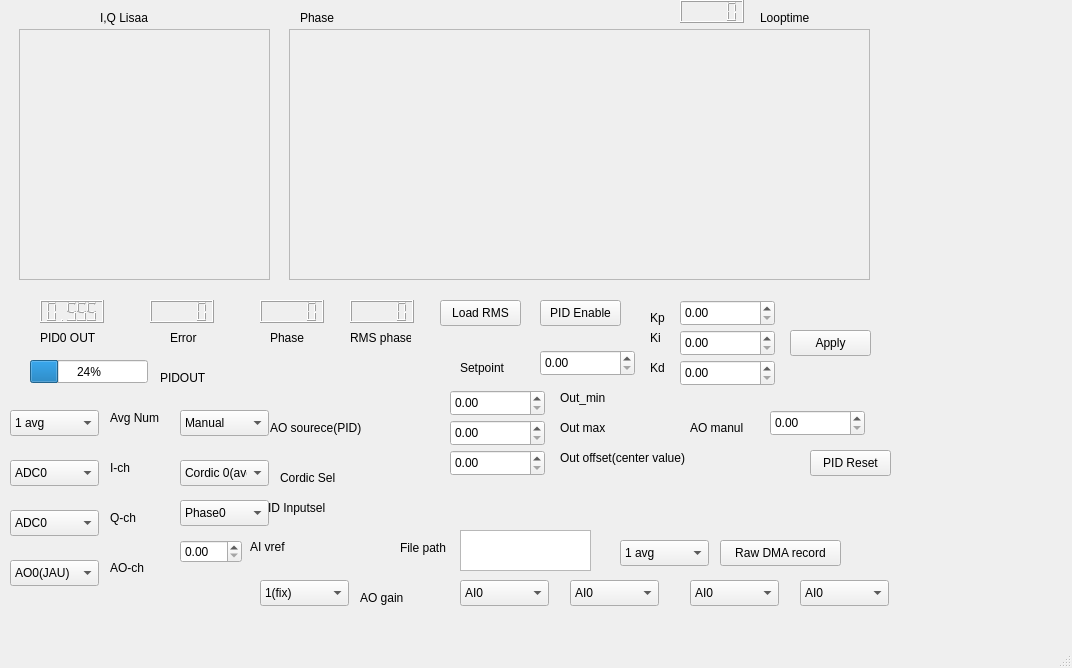
<?xml version="1.0" encoding="UTF-8"?>
<ui version="4.0">
 <class>MainWindow</class>
 <widget class="QMainWindow" name="MainWindow">
  <property name="geometry">
   <rect>
    <x>0</x>
    <y>0</y>
    <width>1072</width>
    <height>668</height>
   </rect>
  </property>
  <property name="windowTitle">
   <string>MainWindow</string>
  </property>
  <widget class="QWidget" name="centralwidget">
   <widget class="QLCDNumber" name="PIDOdis">
    <property name="geometry">
     <rect>
      <x>40</x>
      <y>300</y>
      <width>64</width>
      <height>23</height>
     </rect>
    </property>
    <property name="value" stdset="0">
     <double>0.555000000000000</double>
    </property>
   </widget>
   <widget class="QProgressBar" name="PIDoutdis">
    <property name="geometry">
     <rect>
      <x>30</x>
      <y>360</y>
      <width>118</width>
      <height>23</height>
     </rect>
    </property>
    <property name="value">
     <number>24</number>
    </property>
   </widget>
   <widget class="QLabel" name="label">
    <property name="geometry">
     <rect>
      <x>40</x>
      <y>330</y>
      <width>61</width>
      <height>16</height>
     </rect>
    </property>
    <property name="text">
     <string>PID0 OUT</string>
    </property>
   </widget>
   <widget class="QLCDNumber" name="PIDer">
    <property name="geometry">
     <rect>
      <x>150</x>
      <y>300</y>
      <width>64</width>
      <height>23</height>
     </rect>
    </property>
   </widget>
   <widget class="QLabel" name="label_2">
    <property name="geometry">
     <rect>
      <x>170</x>
      <y>330</y>
      <width>50</width>
      <height>16</height>
     </rect>
    </property>
    <property name="text">
     <string>Error</string>
    </property>
   </widget>
   <widget class="QLabel" name="label_3">
    <property name="geometry">
     <rect>
      <x>270</x>
      <y>330</y>
      <width>50</width>
      <height>16</height>
     </rect>
    </property>
    <property name="text">
     <string>Phase</string>
    </property>
   </widget>
   <widget class="QLabel" name="label_4">
    <property name="geometry">
     <rect>
      <x>350</x>
      <y>330</y>
      <width>61</width>
      <height>16</height>
     </rect>
    </property>
    <property name="text">
     <string>RMS phase</string>
    </property>
   </widget>
   <widget class="QLCDNumber" name="Cordicphase">
    <property name="geometry">
     <rect>
      <x>260</x>
      <y>300</y>
      <width>64</width>
      <height>23</height>
     </rect>
    </property>
   </widget>
   <widget class="QLCDNumber" name="Phaserms">
    <property name="geometry">
     <rect>
      <x>350</x>
      <y>300</y>
      <width>64</width>
      <height>23</height>
     </rect>
    </property>
   </widget>
   <widget class="QPushButton" name="apply">
    <property name="geometry">
     <rect>
      <x>790</x>
      <y>330</y>
      <width>81</width>
      <height>26</height>
     </rect>
    </property>
    <property name="text">
     <string>Apply</string>
    </property>
   </widget>
   <widget class="QPushButton" name="LoadRms">
    <property name="geometry">
     <rect>
      <x>440</x>
      <y>300</y>
      <width>81</width>
      <height>26</height>
     </rect>
    </property>
    <property name="text">
     <string>Load RMS</string>
    </property>
   </widget>
   <widget class="QDoubleSpinBox" name="AOoffset">
    <property name="geometry">
     <rect>
      <x>450</x>
      <y>450</y>
      <width>95</width>
      <height>26</height>
     </rect>
    </property>
   </widget>
   <widget class="QLabel" name="label_5">
    <property name="geometry">
     <rect>
      <x>110</x>
      <y>410</y>
      <width>71</width>
      <height>16</height>
     </rect>
    </property>
    <property name="text">
     <string>Avg Num</string>
    </property>
   </widget>
   <widget class="QLabel" name="label_7">
    <property name="geometry">
     <rect>
      <x>110</x>
      <y>460</y>
      <width>50</width>
      <height>16</height>
     </rect>
    </property>
    <property name="text">
     <string>I-ch</string>
    </property>
   </widget>
   <widget class="QLabel" name="label_8">
    <property name="geometry">
     <rect>
      <x>110</x>
      <y>510</y>
      <width>50</width>
      <height>16</height>
     </rect>
    </property>
    <property name="text">
     <string>Q-ch</string>
    </property>
   </widget>
   <widget class="QLabel" name="label_9">
    <property name="geometry">
     <rect>
      <x>110</x>
      <y>560</y>
      <width>50</width>
      <height>16</height>
     </rect>
    </property>
    <property name="text">
     <string>AO-ch</string>
    </property>
   </widget>
   <widget class="QLabel" name="label_10">
    <property name="geometry">
     <rect>
      <x>160</x>
      <y>370</y>
      <width>51</width>
      <height>16</height>
     </rect>
    </property>
    <property name="text">
     <string>PIDOUT</string>
    </property>
   </widget>
   <widget class="QComboBox" name="Ichansel">
    <property name="geometry">
     <rect>
      <x>10</x>
      <y>460</y>
      <width>89</width>
      <height>26</height>
     </rect>
    </property>
    <item>
     <property name="text">
      <string notr="true">ADC0</string>
     </property>
    </item>
    <item>
     <property name="text">
      <string>ADC1</string>
     </property>
    </item>
    <item>
     <property name="text">
      <string>ADC2</string>
     </property>
    </item>
    <item>
     <property name="text">
      <string>ADC3</string>
     </property>
    </item>
   </widget>
   <widget class="QComboBox" name="Qchansel">
    <property name="geometry">
     <rect>
      <x>10</x>
      <y>510</y>
      <width>89</width>
      <height>26</height>
     </rect>
    </property>
    <property name="currentIndex">
     <number>0</number>
    </property>
    <property name="maxVisibleItems">
     <number>4</number>
    </property>
    <item>
     <property name="text">
      <string>ADC0</string>
     </property>
    </item>
    <item>
     <property name="text">
      <string>ADC1</string>
     </property>
    </item>
    <item>
     <property name="text">
      <string>ADC2</string>
     </property>
    </item>
    <item>
     <property name="text">
      <string>ADC3</string>
     </property>
    </item>
   </widget>
   <widget class="QComboBox" name="AOsel">
    <property name="geometry">
     <rect>
      <x>10</x>
      <y>560</y>
      <width>89</width>
      <height>26</height>
     </rect>
    </property>
    <item>
     <property name="text">
      <string>AO0(JAU)</string>
     </property>
    </item>
    <item>
     <property name="text">
      <string>AO1(JAD)</string>
     </property>
    </item>
    <item>
     <property name="text">
      <string>AO2(JBU)</string>
     </property>
    </item>
    <item>
     <property name="text">
      <string>AO3(JBD)</string>
     </property>
    </item>
    <item>
     <property name="text">
      <string>AO4(JC)</string>
     </property>
    </item>
    <item>
     <property name="text">
      <string>AO5(JD)</string>
     </property>
    </item>
   </widget>
   <widget class="QLabel" name="label_13">
    <property name="geometry">
     <rect>
      <x>260</x>
      <y>500</y>
      <width>81</width>
      <height>16</height>
     </rect>
    </property>
    <property name="text">
     <string>PID Inputsel</string>
    </property>
   </widget>
   <widget class="QLabel" name="label_14">
    <property name="geometry">
     <rect>
      <x>650</x>
      <y>310</y>
      <width>50</width>
      <height>16</height>
     </rect>
    </property>
    <property name="text">
     <string>Kp</string>
    </property>
   </widget>
   <widget class="QLabel" name="label_15">
    <property name="geometry">
     <rect>
      <x>650</x>
      <y>330</y>
      <width>50</width>
      <height>16</height>
     </rect>
    </property>
    <property name="text">
     <string>Ki</string>
    </property>
   </widget>
   <widget class="QLabel" name="label_16">
    <property name="geometry">
     <rect>
      <x>650</x>
      <y>360</y>
      <width>50</width>
      <height>16</height>
     </rect>
    </property>
    <property name="text">
     <string>Kd</string>
    </property>
   </widget>
   <widget class="QLabel" name="label_17">
    <property name="geometry">
     <rect>
      <x>560</x>
      <y>390</y>
      <width>71</width>
      <height>16</height>
     </rect>
    </property>
    <property name="text">
     <string>Out_min</string>
    </property>
   </widget>
   <widget class="QLabel" name="label_18">
    <property name="geometry">
     <rect>
      <x>560</x>
      <y>420</y>
      <width>50</width>
      <height>16</height>
     </rect>
    </property>
    <property name="text">
     <string>Out max</string>
    </property>
   </widget>
   <widget class="QLabel" name="label_20">
    <property name="geometry">
     <rect>
      <x>560</x>
      <y>450</y>
      <width>141</width>
      <height>16</height>
     </rect>
    </property>
    <property name="text">
     <string>Out offset(center value)</string>
    </property>
   </widget>
   <widget class="QLabel" name="label_21">
    <property name="geometry">
     <rect>
      <x>360</x>
      <y>590</y>
      <width>50</width>
      <height>16</height>
     </rect>
    </property>
    <property name="text">
     <string>AO gain</string>
    </property>
   </widget>
   <widget class="QComboBox" name="PIDinsel">
    <property name="geometry">
     <rect>
      <x>180</x>
      <y>500</y>
      <width>89</width>
      <height>26</height>
     </rect>
    </property>
    <item>
     <property name="text">
      <string>Phase0</string>
     </property>
    </item>
    <item>
     <property name="text">
      <string>Phase1</string>
     </property>
    </item>
    <item>
     <property name="text">
      <string>Phase2</string>
     </property>
    </item>
    <item>
     <property name="text">
      <string>OFF</string>
     </property>
    </item>
   </widget>
   <widget class="QDoubleSpinBox" name="PIDoutmin">
    <property name="geometry">
     <rect>
      <x>450</x>
      <y>390</y>
      <width>95</width>
      <height>26</height>
     </rect>
    </property>
   </widget>
   <widget class="QDoubleSpinBox" name="PIDoutmax">
    <property name="geometry">
     <rect>
      <x>450</x>
      <y>420</y>
      <width>95</width>
      <height>26</height>
     </rect>
    </property>
   </widget>
   <widget class="QDoubleSpinBox" name="PIDKp">
    <property name="geometry">
     <rect>
      <x>680</x>
      <y>300</y>
      <width>95</width>
      <height>26</height>
     </rect>
    </property>
   </widget>
   <widget class="QDoubleSpinBox" name="PIDKd">
    <property name="geometry">
     <rect>
      <x>680</x>
      <y>360</y>
      <width>95</width>
      <height>26</height>
     </rect>
    </property>
   </widget>
   <widget class="QDoubleSpinBox" name="PIDKi">
    <property name="geometry">
     <rect>
      <x>680</x>
      <y>330</y>
      <width>95</width>
      <height>26</height>
     </rect>
    </property>
   </widget>
   <widget class="QPushButton" name="PIDON">
    <property name="geometry">
     <rect>
      <x>540</x>
      <y>300</y>
      <width>81</width>
      <height>26</height>
     </rect>
    </property>
    <property name="text">
     <string>PID Enable</string>
    </property>
   </widget>
   <widget class="QPushButton" name="PIDreset">
    <property name="geometry">
     <rect>
      <x>810</x>
      <y>450</y>
      <width>81</width>
      <height>26</height>
     </rect>
    </property>
    <property name="text">
     <string>PID Reset</string>
    </property>
   </widget>
   <widget class="QLCDNumber" name="Looptime">
    <property name="geometry">
     <rect>
      <x>680</x>
      <y>0</y>
      <width>64</width>
      <height>23</height>
     </rect>
    </property>
   </widget>
   <widget class="QLabel" name="label_11">
    <property name="geometry">
     <rect>
      <x>760</x>
      <y>10</y>
      <width>81</width>
      <height>16</height>
     </rect>
    </property>
    <property name="text">
     <string>Looptime</string>
    </property>
   </widget>
   <widget class="QLabel" name="label_12">
    <property name="geometry">
     <rect>
      <x>100</x>
      <y>10</y>
      <width>50</width>
      <height>16</height>
     </rect>
    </property>
    <property name="text">
     <string>I,Q Lisaa</string>
    </property>
   </widget>
   <widget class="QLabel" name="label_19">
    <property name="geometry">
     <rect>
      <x>300</x>
      <y>10</y>
      <width>50</width>
      <height>16</height>
     </rect>
    </property>
    <property name="text">
     <string>Phase</string>
    </property>
   </widget>
   <widget class="QComboBox" name="Cordicsel">
    <property name="geometry">
     <rect>
      <x>180</x>
      <y>460</y>
      <width>89</width>
      <height>26</height>
     </rect>
    </property>
    <item>
     <property name="text">
      <string>Cordic 0(avg)</string>
     </property>
    </item>
    <item>
     <property name="text">
      <string>Cordic 1(avg)</string>
     </property>
    </item>
    <item>
     <property name="text">
      <string>Cordic 2(raw)</string>
     </property>
    </item>
   </widget>
   <widget class="QLabel" name="label_22">
    <property name="geometry">
     <rect>
      <x>280</x>
      <y>470</y>
      <width>61</width>
      <height>16</height>
     </rect>
    </property>
    <property name="text">
     <string>Cordic Sel</string>
    </property>
   </widget>
   <widget class="QLabel" name="label_23">
    <property name="geometry">
     <rect>
      <x>460</x>
      <y>360</y>
      <width>50</width>
      <height>16</height>
     </rect>
    </property>
    <property name="text">
     <string>Setpoint</string>
    </property>
   </widget>
   <widget class="QDoubleSpinBox" name="Setpoint">
    <property name="geometry">
     <rect>
      <x>540</x>
      <y>350</y>
      <width>95</width>
      <height>26</height>
     </rect>
    </property>
   </widget>
   <widget class="QLabel" name="label_24">
    <property name="geometry">
     <rect>
      <x>270</x>
      <y>420</y>
      <width>101</width>
      <height>16</height>
     </rect>
    </property>
    <property name="text">
     <string>AO sourece(PID)</string>
    </property>
   </widget>
   <widget class="QComboBox" name="AO_source">
    <property name="geometry">
     <rect>
      <x>180</x>
      <y>410</y>
      <width>89</width>
      <height>26</height>
     </rect>
    </property>
    <item>
     <property name="text">
      <string>Manual</string>
     </property>
    </item>
    <item>
     <property name="text">
      <string>PID0</string>
     </property>
    </item>
    <item>
     <property name="text">
      <string>PID1</string>
     </property>
    </item>
    <item>
     <property name="text">
      <string>PID2</string>
     </property>
    </item>
    <item>
     <property name="text">
      <string>PID3</string>
     </property>
    </item>
   </widget>
   <widget class="QComboBox" name="comboBox">
    <property name="geometry">
     <rect>
      <x>10</x>
      <y>410</y>
      <width>89</width>
      <height>26</height>
     </rect>
    </property>
    <item>
     <property name="text">
      <string>1 avg</string>
     </property>
    </item>
    <item>
     <property name="text">
      <string>2 avg</string>
     </property>
    </item>
    <item>
     <property name="text">
      <string>4 avg</string>
     </property>
    </item>
    <item>
     <property name="text">
      <string>8 avg</string>
     </property>
    </item>
    <item>
     <property name="text">
      <string>16 avg</string>
     </property>
    </item>
    <item>
     <property name="text">
      <string>32 avg</string>
     </property>
    </item>
    <item>
     <property name="text">
      <string>64 avg</string>
     </property>
    </item>
    <item>
     <property name="text">
      <string>128 avg</string>
     </property>
    </item>
    <item>
     <property name="text">
      <string>256 avg</string>
     </property>
    </item>
    <item>
     <property name="text">
      <string>512 avg</string>
     </property>
    </item>
    <item>
     <property name="text">
      <string>1024 avg</string>
     </property>
    </item>
   </widget>
   <widget class="QDoubleSpinBox" name="AOmanual">
    <property name="geometry">
     <rect>
      <x>770</x>
      <y>410</y>
      <width>95</width>
      <height>26</height>
     </rect>
    </property>
   </widget>
   <widget class="QLabel" name="label_6">
    <property name="geometry">
     <rect>
      <x>690</x>
      <y>420</y>
      <width>91</width>
      <height>16</height>
     </rect>
    </property>
    <property name="text">
     <string>AO manul</string>
    </property>
   </widget>
   <widget class="QComboBox" name="AOgain">
    <property name="geometry">
     <rect>
      <x>260</x>
      <y>580</y>
      <width>89</width>
      <height>26</height>
     </rect>
    </property>
    <item>
     <property name="text">
      <string>1(fix)</string>
     </property>
    </item>
   </widget>
   <widget class="QPushButton" name="pushButton">
    <property name="geometry">
     <rect>
      <x>720</x>
      <y>540</y>
      <width>121</width>
      <height>26</height>
     </rect>
    </property>
    <property name="text">
     <string>Raw DMA record</string>
    </property>
   </widget>
   <widget class="QComboBox" name="Reccol2">
    <property name="geometry">
     <rect>
      <x>570</x>
      <y>580</y>
      <width>89</width>
      <height>26</height>
     </rect>
    </property>
    <item>
     <property name="text">
      <string>AI0</string>
     </property>
    </item>
    <item>
     <property name="text">
      <string>AI1</string>
     </property>
    </item>
    <item>
     <property name="text">
      <string>AI2</string>
     </property>
    </item>
    <item>
     <property name="text">
      <string>AI3</string>
     </property>
    </item>
   </widget>
   <widget class="QComboBox" name="Reccol3">
    <property name="geometry">
     <rect>
      <x>690</x>
      <y>580</y>
      <width>89</width>
      <height>26</height>
     </rect>
    </property>
    <item>
     <property name="text">
      <string>AI0</string>
     </property>
    </item>
    <item>
     <property name="text">
      <string>AI1</string>
     </property>
    </item>
    <item>
     <property name="text">
      <string>AI2</string>
     </property>
    </item>
    <item>
     <property name="text">
      <string>AI3</string>
     </property>
    </item>
   </widget>
   <widget class="QComboBox" name="Reccol4">
    <property name="geometry">
     <rect>
      <x>800</x>
      <y>580</y>
      <width>89</width>
      <height>26</height>
     </rect>
    </property>
    <item>
     <property name="text">
      <string>AI0</string>
     </property>
    </item>
    <item>
     <property name="text">
      <string>AI1</string>
     </property>
    </item>
    <item>
     <property name="text">
      <string>AI2</string>
     </property>
    </item>
    <item>
     <property name="text">
      <string>AI3</string>
     </property>
    </item>
   </widget>
   <widget class="QComboBox" name="Reccol1">
    <property name="geometry">
     <rect>
      <x>460</x>
      <y>580</y>
      <width>89</width>
      <height>26</height>
     </rect>
    </property>
    <item>
     <property name="text">
      <string>AI0</string>
     </property>
    </item>
    <item>
     <property name="text">
      <string>AI1</string>
     </property>
    </item>
    <item>
     <property name="text">
      <string>AI2</string>
     </property>
    </item>
    <item>
     <property name="text">
      <string>AI3</string>
     </property>
    </item>
   </widget>
   <widget class="QComboBox" name="REC_avg">
    <property name="geometry">
     <rect>
      <x>620</x>
      <y>540</y>
      <width>89</width>
      <height>26</height>
     </rect>
    </property>
    <item>
     <property name="text">
      <string>1 avg</string>
     </property>
    </item>
    <item>
     <property name="text">
      <string>2 avg</string>
     </property>
    </item>
    <item>
     <property name="text">
      <string>4 avg</string>
     </property>
    </item>
    <item>
     <property name="text">
      <string>8 avg</string>
     </property>
    </item>
    <item>
     <property name="text">
      <string>16 avg</string>
     </property>
    </item>
    <item>
     <property name="text">
      <string>32 avg</string>
     </property>
    </item>
    <item>
     <property name="text">
      <string>64 avg</string>
     </property>
    </item>
    <item>
     <property name="text">
      <string>128 avg</string>
     </property>
    </item>
    <item>
     <property name="text">
      <string>256 avg</string>
     </property>
    </item>
    <item>
     <property name="text">
      <string>512 avg</string>
     </property>
    </item>
    <item>
     <property name="text">
      <string>1024 avg</string>
     </property>
    </item>
   </widget>
   <widget class="QPlainTextEdit" name="REC_path">
    <property name="geometry">
     <rect>
      <x>460</x>
      <y>530</y>
      <width>131</width>
      <height>41</height>
     </rect>
    </property>
   </widget>
   <widget class="QLabel" name="label_25">
    <property name="geometry">
     <rect>
      <x>400</x>
      <y>540</y>
      <width>50</width>
      <height>16</height>
     </rect>
    </property>
    <property name="text">
     <string>File path</string>
    </property>
   </widget>
   <widget class="QFrame" name="IQgraph">
    <property name="geometry">
     <rect>
      <x>19</x>
      <y>29</y>
      <width>251</width>
      <height>251</height>
     </rect>
    </property>
    <property name="frameShape">
     <enum>QFrame::Shape::StyledPanel</enum>
    </property>
    <property name="frameShadow">
     <enum>QFrame::Shadow::Raised</enum>
    </property>
   </widget>
   <widget class="QFrame" name="Phasechart">
    <property name="geometry">
     <rect>
      <x>289</x>
      <y>29</y>
      <width>581</width>
      <height>251</height>
     </rect>
    </property>
    <property name="frameShape">
     <enum>QFrame::Shape::StyledPanel</enum>
    </property>
    <property name="frameShadow">
     <enum>QFrame::Shadow::Raised</enum>
    </property>
   </widget>
   <widget class="QDoubleSpinBox" name="AIVrev">
    <property name="geometry">
     <rect>
      <x>180</x>
      <y>540</y>
      <width>62</width>
      <height>23</height>
     </rect>
    </property>
   </widget>
   <widget class="QLabel" name="label_26">
    <property name="geometry">
     <rect>
      <x>250</x>
      <y>540</y>
      <width>57</width>
      <height>14</height>
     </rect>
    </property>
    <property name="text">
     <string>AI vref</string>
    </property>
   </widget>
  </widget>
  <widget class="QMenuBar" name="menubar">
   <property name="geometry">
    <rect>
     <x>0</x>
     <y>0</y>
     <width>1072</width>
     <height>19</height>
    </rect>
   </property>
  </widget>
  <widget class="QStatusBar" name="statusbar"/>
 </widget>
 <resources/>
 <connections/>
</ui>
